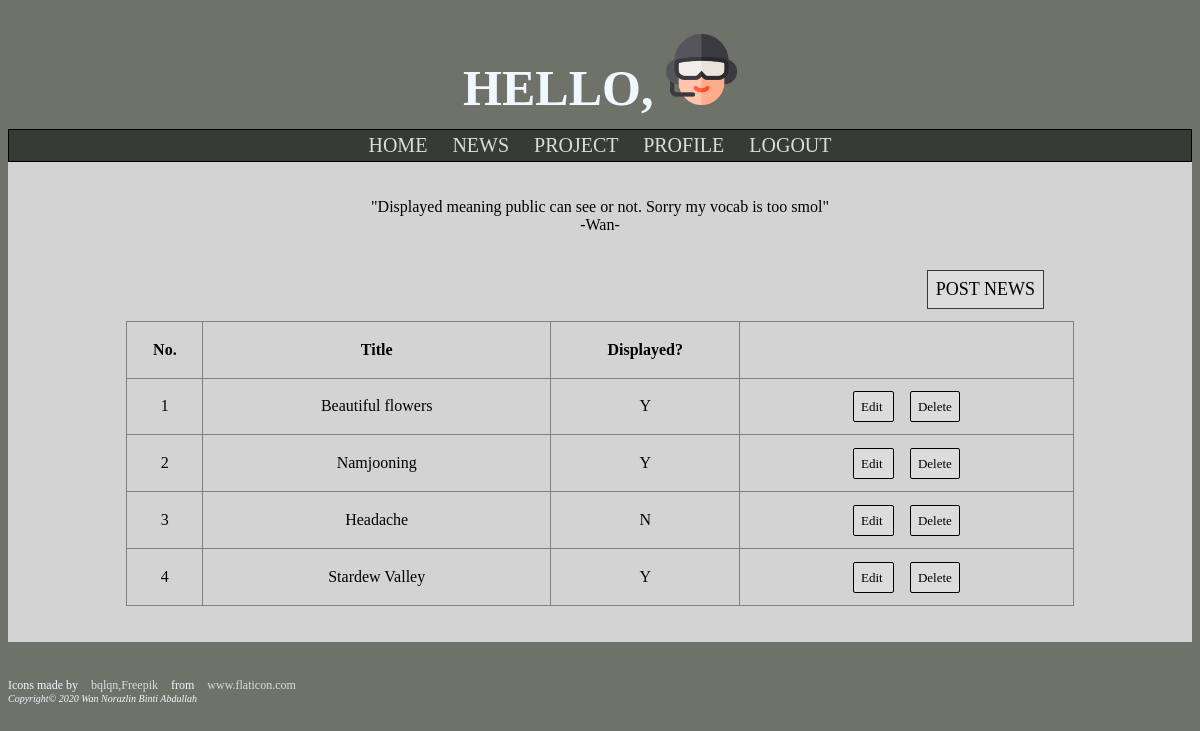
Page /adminNews.php on the committed database.
### tables this page shows
CREATE TABLE `content` (
  `contentID` int(3) NOT NULL,
  `contentTitle` varchar(50) DEFAULT NULL,
  `contentImg` varchar(80) DEFAULT NULL,
  `contentText` varchar(2000) DEFAULT NULL,
  `contentDate` timestamp NULL DEFAULT current_timestamp(),
  `adminID` int(3) NOT NULL,
  `showContent` varchar(2) NOT NULL COMMENT 'if Y then it will appear, but if not then N'
);

### adminNews.php (the view, shortened to what this page needs)
<?php
include("config.php");
?>
<!DOCTYPE html>
<html>
<head>
<link rel="stylesheet" href="AdminStyle.css?v=<?php echo time(); ?>">
</head>
<h1 class="h1 hi" ><center> HELLO, <?php echo $_SESSION["userName"]; ?> <img src="Avatars Set Flat Style-38.png" ></center></h1></div>
<br></br>
<nav>
<center>
		<a class="a" href="adminHome.php"> HOME </a>
		<a class="a" href="adminNews.php"> NEWS </a>
		<a class="a" href="adminProject.php"> PROJECT </a>
		<a class="a" href="adminProfile.php"> PROFILE </a>
		<a class="a" href="logout.php"> LOGOUT </a><br>
</center>
</nav>
<div class="w3-container">
<body>
<main>
<br>
<p> <center> "Displayed meaning public can see or not. Sorry my vocab is too smol" <br>-Wan- <br></p>
<br>
<a style="float:right; margin-right: 12.5%; margin-bottom: 1%;" class="news" href="updatenews.php"> POST NEWS </a>
<table class="content" style="width: 80%">
	<tr>
		<th>No. </th>
		<th>Title </th>
		<th>Displayed?  </th>
		<th>  </th>
	</tr>
<?php
$sql = "SELECT * FROM content order by contentID ASC";
$result= $conn->query($sql);
$count = 0;
if ($result->num_rows > 0) {
while($row = $result->fetch_assoc()) {
	$count += 1;
?>
	<tr>
		<td > <?php echo $count; ?> </th>
		<td > <?php echo $row["contentTitle"]; ?> </th>
		<td style="text-align:center; width:20%;"> <?php echo $row["showContent"]; ?> </th>
		<td style="text-align:center;"> <a class="button" style="padding: 7px;" href="viewNews.php?title=<?php echo $row['contentTitle'];?>"> Edit </a>&nbsp &nbsp <a class="button" href="deleteNews_prompt.php?name=<?php echo $row['contentTitle'];?>"> Delete </a></td>
	</tr>
	<?php
	}
}else{
	echo "0 results";
}
?>
</table>
<br><br>
</main>
<br><br>
</body>
<footer class="p attribute">Icons made by <a class="p attribute" href="https://www.flaticon.com/authors/bqlqn" title="bqlqn">bqlqn,Freepik</a> from <a class="p attribute" href="https://www.flaticon.com/" title="Flaticon"> www.flaticon.com</a></footer>
<footer style="font-size: 10px"><i>Copyright&copy 2020 Wan Norazlin Binti Abdullah</i></footer>
</html>

### AdminStyle.css (style rules this page uses)
body { background-color:#6E7268; }
h1, footer { color: aliceblue; }
.hi { font-size: 50px; margin-bottom:-2%; whitespace: nowrap; }
p { color: black; font-size: 18px; margin-left: 4%; }
.attribute { font-size: 12px; }
nav { whitespace: nowrap; padding: 4px; border: 1px solid black; background-color: #373B33; }
a { color: gainsboro; text-decoration: none; font-size: 20px; text-align: center; padding: 10px; }
.button { color: black; border: 1px solid black; background-color: gainsboro; font-size: 13px; padding: 7px; border-radius: 2px; cursor: pointer; transition-duration: 0.2s; }
.news { font-size: 18px; color: black; border: 1px solid #373B33; background-color: gainsboro; padding: 8px; margin: auto; text-align: center; transition-duration: 0.2s; }
img { width: 6%; height: 6%; }
main { background-color: lightgray; max-height: 100%; }
table,td,th { border: 1px solid gray; border-collapse: collapse; padding: 2%; }
.content { text-align: center; }

### rows in the picture
content: contentTitle "Beautiful flowers", showContent "Y"
content: contentTitle "Namjooning", showContent "Y"
content: contentTitle "Headache", showContent "N"
content: contentTitle "Stardew Valley", showContent "Y"
